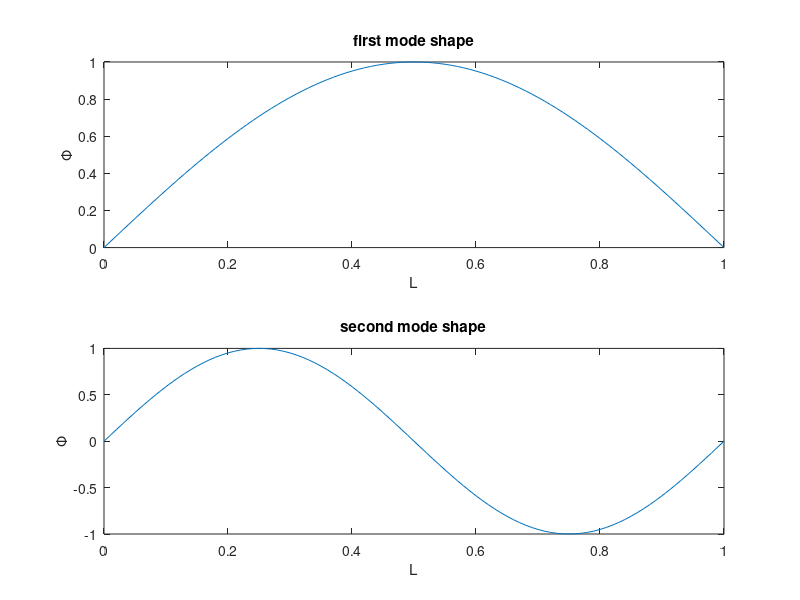

This chart was generated by the following MATLAB code:
clc; clear; close all;

t = 0 : 0.01 : 1;

seta1 = sin(pi * t / 1);
seta2 = sin(2 * pi * t / 1);

subplot(2,1,1);
plot(t, seta1);
xlabel('L');
ylabel('\Phi');
% set(gca, 'ytick', [0 1 2]);
set(get(gca, 'Title'), 'String', 'first mode shape');

subplot(2,1,2);
plot(t, seta2);
xlabel('L');
ylabel('\Phi');
% set(gca, 'ytick', [0 1 2]);
set(get(gca, 'Title'), 'String', 'second mode shape');
